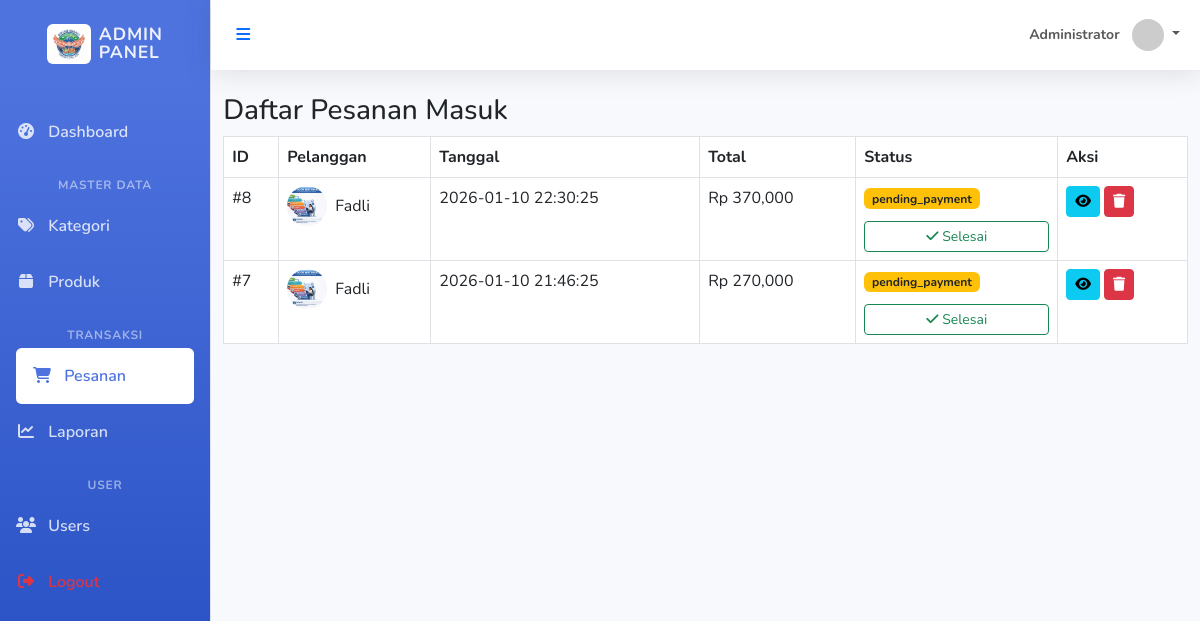
Page /admin/orders (signed in) on the committed database.
### tables this page shows
CREATE TABLE IF NOT EXISTS `orders` ( 
  `id` int(11) NOT NULL AUTO_INCREMENT, 
  `user_id` int(11) NOT NULL, 
  `total_amount` decimal(10,2) NOT NULL, 
  `status` varchar(50) NOT NULL DEFAULT 'pending', 
  `created_at` timestamp NOT NULL DEFAULT current_timestamp(), 
  `shipping_courier` varchar(50) DEFAULT NULL, 
  `shipping_cost` decimal(10,2) DEFAULT 0.00, 
  `payment_method` varchar(50) DEFAULT NULL, 
  `shipping_address` text DEFAULT NULL, 
  `payment_provider` varchar(100) DEFAULT NULL, 
  PRIMARY KEY (`id`), 
  KEY `user_id` (`user_id`), 
  CONSTRAINT `orders_ibfk_1` FOREIGN KEY (`user_id`) REFERENCES `users` (`id`) ON DELETE CASCADE 
);

CREATE TABLE IF NOT EXISTS `users` ( 
  `id` int(11) NOT NULL AUTO_INCREMENT, 
  `name` varchar(100) NOT NULL, 
  `email` varchar(100) DEFAULT NULL, 
  `phone` varchar(20) DEFAULT NULL, 
  `address` text DEFAULT NULL, 
  `gender` enum('L','P') DEFAULT NULL, 
  `birthdate` date DEFAULT NULL, 
  `image` varchar(255) DEFAULT 'default.jpg', 
  `username` varchar(50) NOT NULL, 
  `password` varchar(255) NOT NULL, 
  `role` enum('admin','customer') NOT NULL DEFAULT 'customer', 
  `created_at` timestamp NOT NULL DEFAULT current_timestamp(), 
  PRIMARY KEY (`id`), 
  UNIQUE KEY `username` (`username`) 
);

### app/core/Controller.php (called while the page is built, shortened)
<?php
class Controller {
    public function view($view, $data = []) {
        require_once '../app/views/' . $view . '.php';
    }
    public function model($model) {
        return new $model;
    }
}

### app/controllers/Admin.php (called while the page is built, shortened)
<?php
class Admin extends Controller {
    public function orders() {
        $data['judul'] = 'Daftar Pesanan';
        $data['orders'] = $this->model('Order_model')->getAllOrders();
        $this->view('admin/orders/index', $data);
    }
}

### app/core/App.php (called while the page is built, shortened)
<?php
class App {
    protected $method = 'index';
    protected $params = [];
    public function __construct() {
        $url = $this->parseURL();
        if (isset($url[0]) && file_exists('../app/controllers/' . ucfirst($url[0]) . '.php')) {
            unset($url[0]);
        }
        $this->controller = new $this->controller;
        if (isset($url[1])) {
            if (method_exists($this->controller, $url[1])) {
                $this->method = $url[1];
            }
        }
        call_user_func_array([$this->controller, $this->method], $this->params);
    }
    public function parseURL() {
        if (isset($_GET['url'])) {
            $url = rtrim($_GET['url'], '/');
            $url = filter_var($url, FILTER_SANITIZE_URL);
            return explode('/', $url);
        }
        return ['Home'];
    }
}

### public/index.php (called while the page is built, shortened)
<?php
$app = new App();

### app/core/Database.php (called while the page is built, shortened)
<?php
class Database {
    private $host = DB_HOST;
    private $user = DB_USER;
    private $pass = DB_PASS;
    private $db_name = DB_NAME;
    private $dbh;
    private $stmt;
    public function __construct() {
        $dsn = 'mysql:host=' . $this->host . ';dbname=' . $this->db_name;
        $option = [
            PDO::ATTR_PERSISTENT => true,
            PDO::ATTR_ERRMODE => PDO::ERRMODE_EXCEPTION
        ];
        try {
            $this->dbh = new PDO($dsn, $this->user, $this->pass, $option);
        } catch (PDOException $e) {
            die($e->getMessage());
        }
    }
    public function query($query) {
        $this->stmt = $this->dbh->prepare($query);
    }
    public function execute() {
        return $this->stmt->execute();
    }
    public function resultSet() {
        $this->execute();
        return $this->stmt->fetchAll(PDO::FETCH_ASSOC);
    }
}

### app/models/Order_model.php (called while the page is built, shortened)
<?php
class Order_model {
    private $db;
    public function __construct() {
        $this->db = new Database;
    }
    public function getAllOrders() {
        $this->db->query("SELECT orders.*, users.name as user_name, users.image as user_image FROM orders JOIN users ON orders.user_id = users.id ORDER BY created_at DESC");
        return $this->db->resultSet();
    }
}

### app/views/admin/orders/index.php (the view, shortened to what this page needs)
<div class="row">
    <div class="col-md-12">
        <h3>Daftar Pesanan Masuk</h3>
        <div class="table-responsive">
            <table class="table table-bordered">
                <thead>
                    <tr>
                        <th>ID</th>
                        <th>Pelanggan</th>
                        <th>Tanggal</th>
                        <th>Total</th>
                        <th>Status</th>
                        <th>Aksi</th>
                    </tr>
                </thead>
                <tbody>
                    <?php foreach($data['orders'] as $order): ?>
                    <tr>
                        <td>#<?= $order['id']; ?></td>
                        <td>
                            <div class="d-flex align-items-center">
                                <?php if($order['user_image']): ?>
                                    <img src="<?= BASEURL; ?>/assets/img/profiles/<?= $order['user_image']; ?>" class="rounded-circle me-2" style="width: 40px; height: 40px; object-fit: cover;">
                                <?php else: ?>
                                    <div class="bg-secondary rounded-circle me-2 d-flex align-items-center justify-content-center text-white" style="width: 40px; height: 40px;">
                                        <i class="fas fa-user"></i>
                                    </div>
                                <?php endif; ?>
                                <span><?= $order['user_name']; ?></span>
                            </div>
                        </td>
                        <td><?= $order['created_at']; ?></td>
                        <td>Rp <?= number_format($order['total_amount']); ?></td>
                        <td>
                            <?php
                                $badgeClass = 'bg-secondary text-white';
                                if($order['status'] == 'completed') $badgeClass = 'bg-success text-white';
                                elseif($order['status'] == 'pending' || $order['status'] == 'pending_payment') $badgeClass = 'bg-warning text-dark';
                                elseif($order['status'] == 'cancelled') $badgeClass = 'bg-danger text-white';
                            ?>
                            <span class="badge <?= $badgeClass; ?> mb-2">
                                <?= $order['status']; ?>
                            </span>
                            <?php if($order['status'] == 'pending_payment'): ?>
                                <form action="<?= BASEURL; ?>/admin/orderUpdateStatus" method="POST" class="d-inline">
                                    <button type="submit" class="btn btn-sm btn-outline-success d-block w-100 mt-1" onclick="return confirm('Konfirmasi pembayaran selesai untuk pesanan #<?= $order['id']; ?>?')">
                                        <i class="fas fa-check"></i> Selesai
                                    </button>
                                </form>
                            <?php endif; ?>
                        </td>
                        <td>
                            <a href="<?= BASEURL; ?>/admin/orderDetail/<?= $order['id']; ?>" class="btn btn-info btn-sm">
                                <i class="fas fa-eye"></i>
                            </a>
                            <a href="<?= BASEURL; ?>/admin/orderDelete/<?= $order['id']; ?>" class="btn btn-danger btn-sm" onclick="return confirm('Yakin ingin menghapus pesanan ini?')">
                                <i class="fas fa-trash"></i>
                            </a>
                        </td>
                    </tr>
                    <?php endforeach; ?>
                </tbody>
            </table>
        </div>
    </div>
</div>

### app/views/layouts/admin_header.php (style rules this page uses)
body { font-family: 'Nunito', sans-serif; background-color: #f8f9fc; overflow-x: hidden; }

### rows in the picture
orders: id "8", user.image (picture), user.name "Fadli", created_at "2026-01-10 22:30:25", total_amount "370,000", status "pending_payment"
orders: id "7", user.image (picture), user.name "Fadli", created_at "2026-01-10 21:46:25", total_amount "270,000", status "pending_payment"

### other values in the picture
$_SESSION['user_name'] "Administrator"
